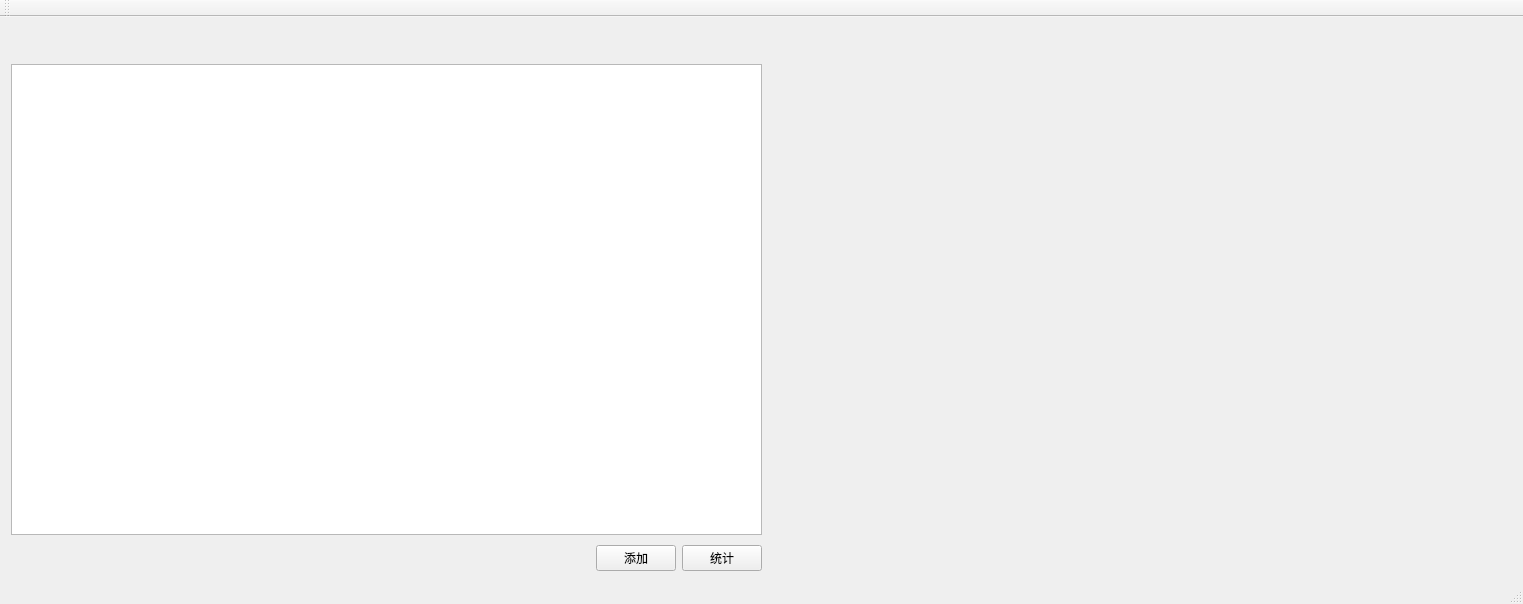
<?xml version="1.0" encoding="UTF-8"?>
<ui version="4.0">
 <class>MainWindow</class>
 <widget class="QMainWindow" name="MainWindow">
  <property name="geometry">
   <rect>
    <x>0</x>
    <y>0</y>
    <width>1523</width>
    <height>604</height>
   </rect>
  </property>
  <property name="windowTitle">
   <string>MainWindow</string>
  </property>
  <widget class="QWidget" name="centralWidget">
   <layout class="QGridLayout" name="gridLayout">
    <item row="0" column="0">
     <widget class="TimelinePlugin" name="timelinePlugin" native="true"/>
    </item>
    <item row="1" column="0">
     <layout class="QVBoxLayout" name="verticalLayout_3" stretch="0,0">
      <property name="spacing">
       <number>10</number>
      </property>
      <property name="topMargin">
       <number>30</number>
      </property>
      <item>
       <widget class="QTextEdit" name="textEdit_show"/>
      </item>
      <item>
       <layout class="QHBoxLayout" name="horizontalLayout_2">
        <item>
         <spacer name="horizontalSpacer_2">
          <property name="orientation">
           <enum>Qt::Horizontal</enum>
          </property>
          <property name="sizeHint" stdset="0">
           <size>
            <width>40</width>
            <height>20</height>
           </size>
          </property>
         </spacer>
        </item>
        <item>
         <widget class="QPushButton" name="ptn_add">
          <property name="text">
           <string>添加</string>
          </property>
         </widget>
        </item>
        <item>
         <widget class="QPushButton" name="ptn_show">
          <property name="text">
           <string>统计</string>
          </property>
         </widget>
        </item>
       </layout>
      </item>
     </layout>
    </item>
    <item row="1" column="1">
     <spacer name="horizontalSpacer">
      <property name="orientation">
       <enum>Qt::Horizontal</enum>
      </property>
      <property name="sizeHint" stdset="0">
       <size>
        <width>40</width>
        <height>20</height>
       </size>
      </property>
     </spacer>
    </item>
   </layout>
  </widget>
  <widget class="QMenuBar" name="menuBar">
   <property name="geometry">
    <rect>
     <x>0</x>
     <y>0</y>
     <width>1523</width>
     <height>23</height>
    </rect>
   </property>
  </widget>
  <widget class="QToolBar" name="mainToolBar">
   <attribute name="toolBarArea">
    <enum>TopToolBarArea</enum>
   </attribute>
   <attribute name="toolBarBreak">
    <bool>false</bool>
   </attribute>
  </widget>
  <widget class="QStatusBar" name="statusBar"/>
 </widget>
 <layoutdefault spacing="6" margin="11"/>
 <customwidgets>
  <customwidget>
   <class>TimelinePlugin</class>
   <extends>QWidget</extends>
   <header>timelineplugin.h</header>
  </customwidget>
 </customwidgets>
 <resources/>
 <connections/>
</ui>
